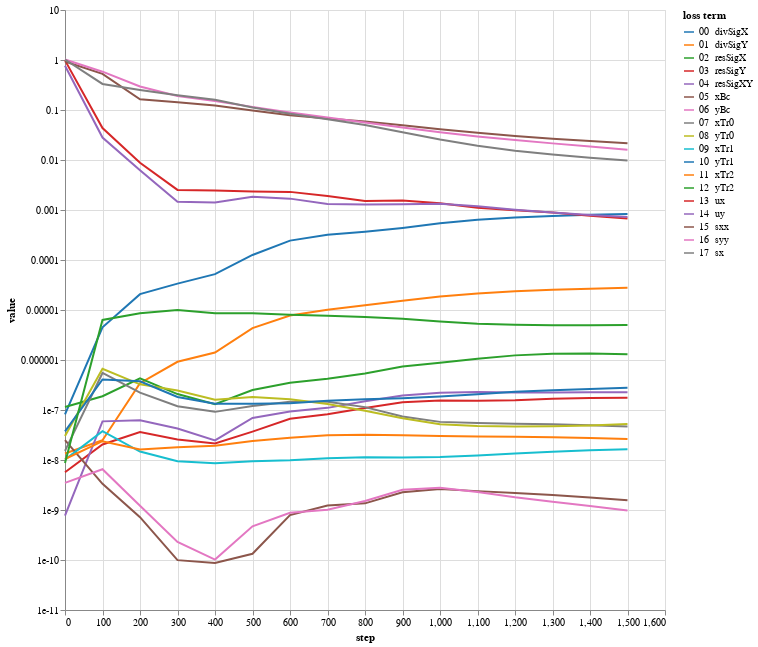

Notebook code cell kept with this figure:
### Code cell
bcNames = ['xBc','yBc','xTr0','yTr0','xTr1','yTr1','xTr2','yTr2','ux','uy','sxx','syy','sx']
# lines = alt.Chart(pd.DataFrame({'step':[1000,3000,4000]})).mark_rule(color='gray').encode(x='step:Q')
lossPlot(losshistory, bcNames, dropFirstStep=True).properties(width=600, height=600)

### Figure 1 — Vega-Lite specification as saved in the notebook (floating-point values rounded to 4 significant figures)
{"config": {"view": {"continuousWidth": 400, "continuousHeight": 300}}, "data": {"name": "data-a06fe72dabc0d0b40393ea854a4bbb97"}, "mark": "line", "encoding": {"color": {"type": "nominal", "field": "loss term", "scale": {"scheme": "category10"}, "sort": ["00  divSigX", "01  divSigY", "02  resSigX", "03  resSigY", "04  resSigXY", "05  xBc", "06  yBc", "07  xTr0", "08  yTr0", "09  xTr1", "10  yTr1", "11  xTr2", "12  yTr2", "13  ux", "14  uy", "15  sxx", "16  syy", "17  sx"]}, "tooltip": [{"type": "nominal", "field": "loss term"}, {"type": "quantitative", "field": "value"}, {"type": "quantitative", "field": "step"}], "x": {"type": "quantitative", "field": "step"}, "y": {"type": "quantitative", "field": "value", "scale": {"type": "log"}}}, "height": 600, "transform": [{"fold": ["00  divSigX", "01  divSigY", "02  resSigX", "03  resSigY", "04  resSigXY", "05  xBc", "06  yBc", "07  xTr0", "08  yTr0", "09  xTr1", "10  yTr1", "11  xTr2", "12  yTr2", "13  ux", "14  uy", "15  sxx", "16  syy", "17  sx"], "as": ["loss term", "value"]}], "width": 600, "$schema": "https://vega.github.io/schema/vega-lite/v4.8.1.json", "datasets": {"data-a06fe72dabc0d0b40393ea854a4bbb97": [{"00  divSigX": 8.158e-08, "01  divSigY": 1.348e-08, "02  resSigX": 1.148e-07, "03  resSigY": 5.681e-09, "04  resSigXY": 7.729e-10, "05  xBc": 2.504e-08, "06  yBc": 3.481e-09, "07  xTr0": 1.525e-08, "08  yTr0": 3.022e-08, "09  xTr1": 1.019e-08, "10  yTr1": 3.732e-08, "11  xTr2": 1.047e-08, "12  yTr2": 8.684e-09, "13  ux": 0.9835, "14  uy": 0.765, "15  sxx": 0.9353, "16  syy": 1.023, "17  sx": 1.023, "step": 0}, {"00  divSigX": 4.512e-06, "01  divSigY": 2.49e-08, "02  resSigX": 1.883e-07, "03  resSigY": 2.049e-08, "04  resSigXY": 5.925e-08, "05  xBc": 3.334e-09, "06  yBc": 6.536e-09, "07  xTr0": 5.508e-07, "08  yTr0": 6.678e-07, "09  xTr1": 3.77e-08, "10  yTr1": 4.069e-07, "11  xTr2": 2.377e-08, "12  yTr2": 6.324e-06, "13  ux": 0.04343, "14  uy": 0.02816, "15  sxx": 0.5289, "16  syy": 0.5839, "17  sx": 0.3321, "step": 100}, {"00  divSigX": 2.077e-05, "01  divSigY": 3.433e-07, "02  resSigX": 4.276e-07, "03  resSigY": 3.614e-08, "04  resSigXY": 6.262e-08, "05  xBc": 7.19e-10, "06  yBc": 1.218e-09, "07  xTr0": 2.223e-07, "08  yTr0": 3.262e-07, "09  xTr1": 1.477e-08, "10  yTr1": 3.759e-07, "11  xTr2": 1.615e-08, "12  yTr2": 8.65e-06, "13  ux": 0.00878, "14  uy": 0.006249, "15  sxx": 0.1643, "16  syy": 0.2948, "17  sx": 0.2512, "step": 200}, {"00  divSigX": 3.368e-05, "01  divSigY": 9.22e-07, "02  resSigX": 2.083e-07, "03  resSigY": 2.582e-08, "04  resSigXY": 4.28e-08, "05  xBc": 9.936e-11, "06  yBc": 2.291e-10, "07  xTr0": 1.187e-07, "08  yTr0": 2.463e-07, "09  xTr1": 9.423e-09, "10  yTr1": 1.824e-07, "11  xTr2": 1.796e-08, "12  yTr2": 1.002e-05, "13  ux": 0.00252, "14  uy": 0.001459, "15  sxx": 0.1435, "16  syy": 0.1904, "17  sx": 0.1969, "step": 300}, {"00  divSigX": 5.219e-05, "01  divSigY": 1.407e-06, "02  resSigX": 1.305e-07, "03  resSigY": 2.131e-08, "04  resSigXY": 2.471e-08, "05  xBc": 8.731e-11, "06  yBc": 1.019e-10, "07  xTr0": 9.178e-08, "08  yTr0": 1.607e-07, "09  xTr1": 8.623e-09, "10  yTr1": 1.34e-07, "11  xTr2": 1.918e-08, "12  yTr2": 8.569e-06, "13  ux": 0.002465, "14  uy": 0.00142, "15  sxx": 0.1226, "16  syy": 0.152, "17  sx": 0.16, "step": 400}, {"00  divSigX": 0.0001261, "01  divSigY": 4.345e-06, "02  resSigX": 2.506e-07, "03  resSigY": 3.691e-08, "04  resSigXY": 6.953e-08, "05  xBc": 1.331e-10, "06  yBc": 4.724e-10, "07  xTr0": 1.203e-07, "08  yTr0": 1.811e-07, "09  xTr1": 9.435e-09, "10  yTr1": 1.332e-07, "11  xTr2": 2.396e-08, "12  yTr2": 8.634e-06, "13  ux": 0.002358, "14  uy": 0.001841, "15  sxx": 0.09746, "16  syy": 0.1154, "17  sx": 0.1121, "step": 500}, {"00  divSigX": 0.000244, "01  divSigY": 7.73e-06, "02  resSigX": 3.523e-07, "03  resSigY": 6.664e-08, "04  resSigXY": 9.29e-08, "05  xBc": 7.903e-10, "06  yBc": 8.795e-10, "07  xTr0": 1.465e-07, "08  yTr0": 1.644e-07, "09  xTr1": 9.903e-09, "10  yTr1": 1.369e-07, "11  xTr2": 2.781e-08, "12  yTr2": 8.019e-06, "13  ux": 0.002304, "14  uy": 0.001688, "15  sxx": 0.07893, "16  syy": 0.08917, "17  sx": 0.08408, "step": 600}, {"00  divSigX": 0.0003203, "01  divSigY": 1.009e-05, "02  resSigX": 4.218e-07, "03  resSigY": 8.241e-08, "04  resSigXY": 1.103e-07, "05  xBc": 1.228e-09, "06  yBc": 1.014e-09, "07  xTr0": 1.458e-07, "08  yTr0": 1.318e-07, "09  xTr1": 1.086e-08, "10  yTr1": 1.533e-07, "11  xTr2": 3.108e-08, "12  yTr2": 7.686e-06, "13  ux": 0.001899, "14  uy": 0.001319, "15  sxx": 0.06763, "16  syy": 0.07113, "17  sx": 0.06522, "step": 700}, {"00  divSigX": 0.0003677, "01  divSigY": 1.247e-05, "02  resSigX": 5.346e-07, "03  resSigY": 1.092e-07, "04  resSigXY": 1.49e-07, "05  xBc": 1.359e-09, "06  yBc": 1.519e-09, "07  xTr0": 1.142e-07, "08  yTr0": 9.648e-08, "09  xTr1": 1.133e-08, "10  yTr1": 1.64e-07, "11  xTr2": 3.194e-08, "12  yTr2": 7.212e-06, "13  ux": 0.001512, "14  uy": 0.001293, "15  sxx": 0.05874, "16  syy": 0.05644, "17  sx": 0.04994, "step": 800}, {"00  divSigX": 0.0004383, "01  divSigY": 1.538e-05, "02  resSigX": 7.426e-07, "03  resSigY": 1.422e-07, "04  resSigXY": 1.955e-07, "05  xBc": 2.263e-09, "06  yBc": 2.542e-09, "07  xTr0": 7.382e-08, "08  yTr0": 6.822e-08, "09  xTr1": 1.126e-08, "10  yTr1": 1.727e-07, "11  xTr2": 3.135e-08, "12  yTr2": 6.685e-06, "13  ux": 0.001549, "14  uy": 0.001297, "15  sxx": 0.04938, "16  syy": 0.04447, "17  sx": 0.03602, "step": 900}, {"00  divSigX": 0.0005414, "01  divSigY": 1.853e-05, "02  resSigX": 8.853e-07, "03  resSigY": 1.55e-07, "04  resSigXY": 2.212e-07, "05  xBc": 2.645e-09, "06  yBc": 2.799e-09, "07  xTr0": 5.788e-08, "08  yTr0": 5.215e-08, "09  xTr1": 1.147e-08, "10  yTr1": 1.87e-07, "11  xTr2": 3.035e-08, "12  yTr2": 5.907e-06, "13  ux": 0.001368, "14  uy": 0.00134, "15  sxx": 0.04114, "16  syy": 0.03577, "17  sx": 0.02578, "step": 1000}, {"00  divSigX": 0.0006361, "01  divSigY": 2.145e-05, "02  resSigX": 1.055e-06, "03  resSigY": 1.524e-07, "04  resSigXY": 2.291e-07, "05  xBc": 2.385e-09, "06  yBc": 2.301e-09, "07  xTr0": 5.473e-08, "08  yTr0": 4.776e-08, "09  xTr1": 1.237e-08, "10  yTr1": 2.068e-07, "11  xTr2": 2.952e-08, "12  yTr2": 5.291e-06, "13  ux": 0.001105, "14  uy": 0.001188, "15  sxx": 0.03489, "16  syy": 0.02958, "17  sx": 0.0192, "step": 1100}, {"00  divSigX": 0.0007084, "01  divSigY": 2.368e-05, "02  resSigX": 1.237e-06, "03  resSigY": 1.565e-07, "04  resSigXY": 2.242e-07, "05  xBc": 2.192e-09, "06  yBc": 1.792e-09, "07  xTr0": 5.335e-08, "08  yTr0": 4.659e-08, "09  xTr1": 1.354e-08, "10  yTr1": 2.309e-07, "11  xTr2": 2.91e-08, "12  yTr2": 5.071e-06, "13  ux": 0.0009917, "14  uy": 0.001013, "15  sxx": 0.03011, "16  syy": 0.02505, "17  sx": 0.01529, "step": 1200}, {"00  divSigX": 0.0007604, "01  divSigY": 2.534e-05, "02  resSigX": 1.341e-06, "03  resSigY": 1.68e-07, "04  resSigXY": 2.248e-07, "05  xBc": 1.997e-09, "06  yBc": 1.461e-09, "07  xTr0": 5.181e-08, "08  yTr0": 4.717e-08, "09  xTr1": 1.47e-08, "10  yTr1": 2.491e-07, "11  xTr2": 2.849e-08, "12  yTr2": 4.979e-06, "13  ux": 0.0008882, "14  uy": 0.0008948, "15  sxx": 0.0266, "16  syy": 0.0215, "17  sx": 0.01285, "step": 1300}, {"00  divSigX": 0.0007999, "01  divSigY": 2.67e-05, "02  resSigX": 1.349e-06, "03  resSigY": 1.747e-07, "04  resSigXY": 2.27e-07, "05  xBc": 1.783e-09, "06  yBc": 1.203e-09, "07  xTr0": 4.948e-08, "08  yTr0": 4.892e-08, "09  xTr1": 1.562e-08, "10  yTr1": 2.624e-07, "11  xTr2": 2.76e-08, "12  yTr2": 4.969e-06, "13  ux": 0.0007671, "14  uy": 0.0007982, "15  sxx": 0.02388, "16  syy": 0.01855, "17  sx": 0.01111, "step": 1400}, {"00  divSigX": 0.0008305, "01  divSigY": 2.791e-05, "02  resSigX": 1.299e-06, "03  resSigY": 1.753e-07, "04  resSigXY": 2.262e-07, "05  xBc": 1.559e-09, "06  yBc": 9.817e-10, "07  xTr0": 4.697e-08, "08  yTr0": 5.228e-08, "09  xTr1": 1.644e-08, "10  yTr1": 2.79e-07, "11  xTr2": 2.64e-08, "12  yTr2": 4.986e-06, "13  ux": 0.0006755, "14  uy": 0.0007264, "15  sxx": 0.02163, "16  syy": 0.0161, "17  sx": 0.009795, "step": 1500}]}}
